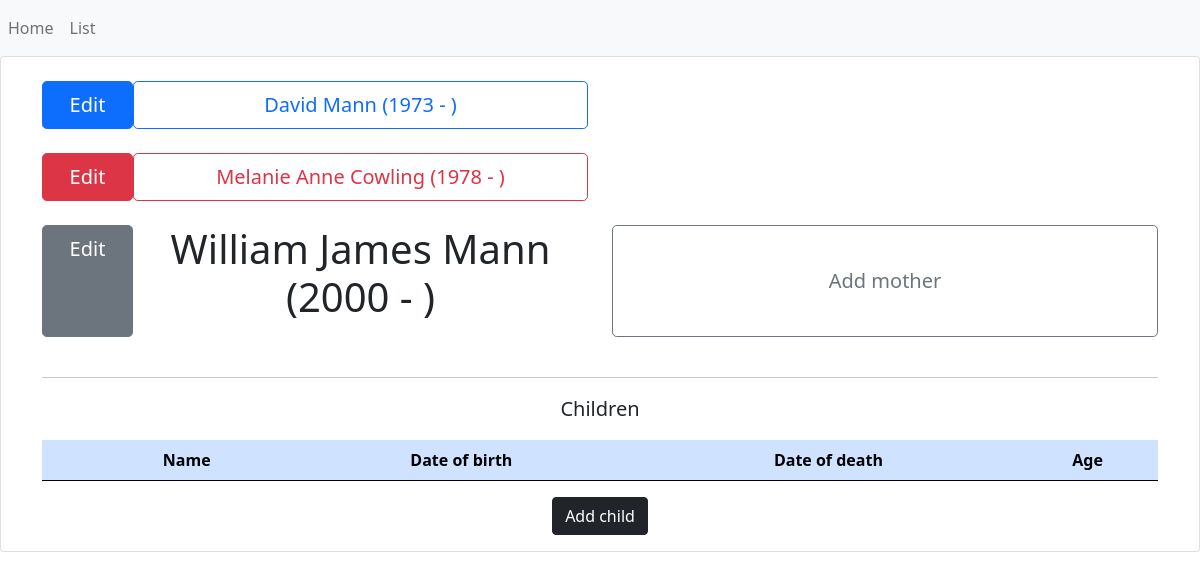
The page /family/4 on the database its author committed.
### genealogy/models.py (models this page shows, shortened)
class Individual(db.Model):
    __tablename__ = "individual"
    id = db.Column(db.Integer, primary_key=True)
    forenames = db.Column(db.Text)
    surname = db.Column(db.Text)
    fullname = db.Column(db.Text)
    gender = db.Column(db.Text)
    dob = db.Column(db.Date)
    dod = db.Column(db.Date)
    age = db.Column(db.Integer)
    parents = db.relationship("Parents", secondary=FamilyLink.__table__)

### genealogy/individual/views.py (the view, shortened to what this page needs)
@app.route("/family/<parentsid>", methods=["GET", "POST"])
def show_family(parentsid):
    form = FamilyView()
    children = db.session.query(Individual) \
        .join(FamilyLink) \
        .filter(FamilyLink.parents_id == parentsid) \
        .filter(FamilyLink.individual_id == Individual.id)
    try:
        father = Individual.query.get(Parents.query.get(parentsid).father_id)
    except:
        father = None
    try:
        mother = Individual.query.get(Parents.query.get(parentsid).mother_id)
    except:
        mother = None
    try:
        patgrandfather = Individual.query.get(
            Individual.query.get(Parents.query.get(parentsid).father_id).parents[0].father_id)
    except:
        patgrandfather = None
    try:
        patgrandmother = Individual.query.get(
            Individual.query.get(Parents.query.get(parentsid).father_id).parents[0].mother_id)
    except:
        patgrandmother = None
    try:
        matgrandfather = Individual.query.get(
            Individual.query.get(Parents.query.get(parentsid).mother_id).parents[0].father_id)
    except:
        matgrandfather = None
    try:
        matgrandmother = Individual.query.get(
            Individual.query.get(Parents.query.get(parentsid).mother_id).parents[0].mother_id)
    except:
        matgrandmother = None
    return render_template("home.html", form=form, father=father, mother=mother, children=children,
                           patgrandfather=patgrandfather, patgrandmother=patgrandmother, matgrandfather=matgrandfather,
                           matgrandmother=matgrandmother)

### genealogy/individual/templates/home.html (shortened to what this page needs)
{% extends "base.html" %}
{% block content %}
<div class=class="container-fluid">
    <div class="card">
        <div class="card-deck mb-3 text-center">
            <form method="POST" class="col-md-12">
                <br>
                <div class="container">
                    <div class="row">
                        <div class="col-6 d-flex">
                            {% if patgrandfather %}
                            <a class="btn btn-primary btn-lg col-2" href="{{ url_for( 'edit', id=patgrandfather.id ) }}"
                               role="button">Edit</a>
                            <button type="submit" class="btn btn-outline-primary col-10 btn-lg"
                                    name="patgrandfatherfocus" value="focus">{% if patgrandfather.dob and patgrandfather.dod %}
                                {{ patgrandfather.fullname }} ({{ moment(patgrandfather.dob).format('YYYY') }} - {{ moment(patgrandfather.dod).format('YYYY') }})
                                {% elif patgrandfather.dob and patgrandfather.dod is none %}
                                {{ patgrandfather.fullname }} ({{ moment(patgrandfather.dob).format('YYYY') }} - )
                                {% elif patgrandfather.dob is none and patgrandfather.dod %}
                                {{ patgrandfather.fullname }} ( - {{ moment(patgrandfather.dod).format('YYYY') }})
                                {% elif patgrandfather.dob is none and patgrandfather.dod is none %}
                                {{ patgrandfather.fullname }} (    -    ){% endif %}</button>
                            {% endif %}
                        </div>
                        <div class="col-6 d-flex">
                        </div>
                    </div>
                    <br>
                    <div class="row">
                        <div class="col d-flex">
                            {% if patgrandmother %}
                            <a class="btn btn-danger btn-lg col-2" href="{{ url_for( 'edit', id=patgrandmother.id ) }}"
                               role="button">Edit</a>
                            <button type="submit" class="btn btn-outline-danger col-10 btn-lg"
                                    name="patgrandmotherfocus" value="focus">{% if patgrandmother.dob and patgrandmother.dod %}
                                {{ patgrandmother.fullname }} ({{ moment(patgrandmother.dob).format('YYYY') }} - {{ moment(patgrandmother.dod).format('YYYY') }})
                                {% elif patgrandmother.dob and patgrandmother.dod is none %}
                                {{ patgrandmother.fullname }} ({{ moment(patgrandmother.dob).format('YYYY') }} - )
                                {% elif patgrandmother.dob is none and patgrandmother.dod %}
                                {{ patgrandmother.fullname }} ( - {{ moment(patgrandmother.dod).format('YYYY') }})
                                {% elif patgrandmother.dob is none and patgrandmother.dod is none %}
                                {{ patgrandmother.fullname }} (    -    ){% endif %}</button>
                            {% endif %}
                        </div>
                        <div class="col d-flex">
                        </div>
                    </div>
                    <br>
                    <div class="row">
                        <div class="col d-flex">
                            {% if father %}
                            <a class="btn btn-secondary btn-lg col-2" href="{{ url_for( 'edit', id=father.id ) }}"
                               role="button">Edit</a>
                            {% if father.dob and father.dod %}
                            <p class="display-6 col-10">{{ father.fullname }} ({{ moment(father.dob).format('YYYY') }} - {{ moment(father.dod).format('YYYY') }})</p>
                            {% elif father.dob and father.dod is none %}
                            <p class="display-6 col-10">{{ father.fullname }} ({{ moment(father.dob).format('YYYY') }} - )</p>
                            {% elif father.dob is none and father.dod %}
                            <p class="display-6 col-10">{{ father.fullname }} ( - {{ moment(father.dod).format('YYYY') }})</p>
                            {% elif father.dob is none and father.dod is none %}
                            <p class="display-6 col-10">{{ father.fullname }} (    -    )</p>
                            {% endif %}
                            {% endif %}
                        </div>
                        <div class="col d-flex">
                            {% if mother %}
                            {% if mother.dob and mother.dod %}
                            <p class="display-6 col-10">{{ mother.fullname }} ({{ moment(mother.dob).format('YYYY') }} - {{ moment(mother.dod).format('YYYY') }})</p>
                            {% elif mother.dob and mother.dod is none %}
                            <p class="display-6 col-10">{{ mother.fullname }} ({{ moment(mother.dob).format('YYYY') }} - )</p>
                            {% elif mother.dob is none and mother.dod %}
                            <p class="display-6 col-10">{{ mother.fullname }} ( - {{ moment(mother.dod).format('YYYY') }})</p>
                            {% elif mother.dob is none and mother.dod is none %}
                            <p class="display-6 col-10">{{ mother.fullname }} (    -    )</p>
                            {% endif %}
                            <a class="btn btn-secondary btn-lg col-2" href="{{ url_for( 'edit', id=mother.id ) }}"
                               role="button">Edit</a>
                            {% else %}
                            <button type="button" class="btn btn-outline-secondary col-12 btn-lg"
                                    data-bs-toggle="modal" data-bs-target="#addmother">
                                Add mother
                            </button>
                            {% endif %}
                        </div>
                    </div>
                    <br>
                    <hr />
                    <div class="row">
                        <div class="col-12">
                            <p class="lead">Children</p>
                        </div>
                    </div>
                    <table class="table">
                        <thead>
                        <tr class="table-primary">
                            <th scope="col"></th>
                            <th scope="col">Name</th>
                            <th scope="col">Date of birth</th>
                            <th scope="col">Date of death</th>
                            <th scope="col">Age</th>
                        </tr>
                        </thead>
                    </table>
                    <button type="button" class="btn btn-dark" data-bs-toggle="modal" data-bs-target="#addChild">
                        Add child
                    </button>
                </div>
            </form>
        </div>
    </div>
</div>
{% endblock %}

### rows shown on the page
Individual: fullname "David Mann", dob "1973"
Individual: fullname "Melanie Anne Cowling", dob "1978"
Individual: fullname "William James Mann", dob "2000"
